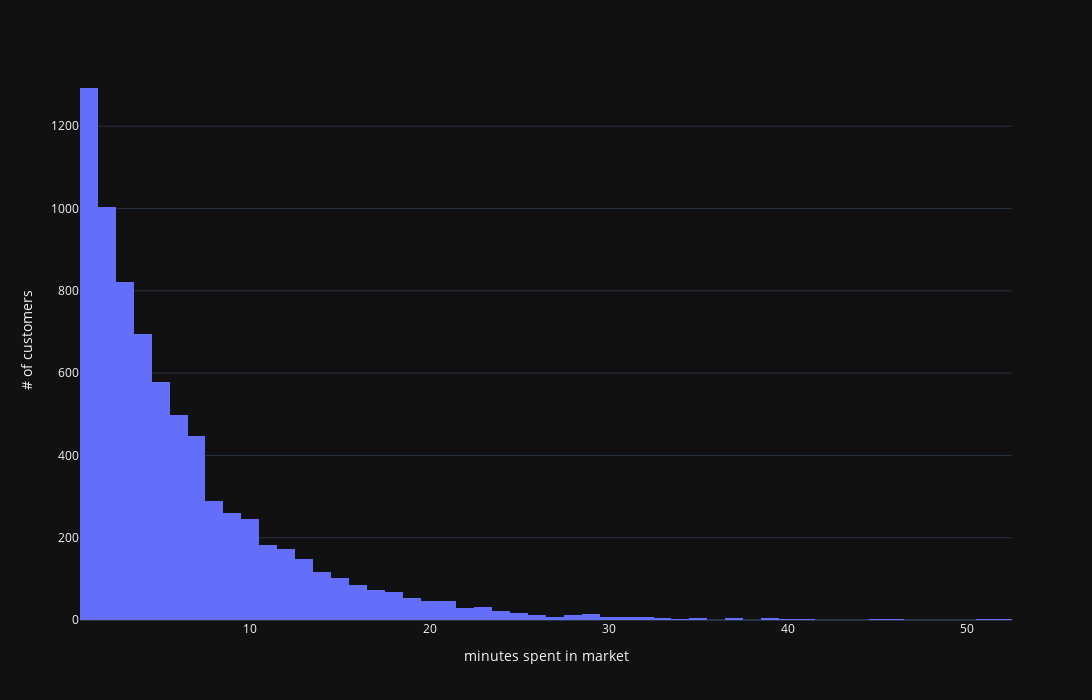

Notebook source saved alongside this figure:
### Markdown cell above
plot

### Code cell
fig = px.histogram(
    plotser,
    labels={
        "value": "minutes spent in market",
    },
    template='plotly_dark'
    )

fig.update_layout(showlegend=False, autosize=False, width=1400, height=700, yaxis_title="# of customers")

fig.show()

if not os.path.exists("../plots"):
    os.mkdir("../plots")

if not os.path.exists("../plots/time_spent.svg"):
    fig.write_image("../plots/time_spent.svg")

### Figure 1 — Plotly figure (JSON) as saved in the notebook; plotly's stock layout.template omitted (floating-point values rounded to 4 significant figures; data arrays with more than 128 entries replaced by an {"elided": "..."} marker saying what was removed)
{"data": [{"alignmentgroup": "True", "bingroup": "x", "hovertemplate": "variable=timestamp<br>minutes spent in market=%{x}<br>count=%{y}<extra></extra>", "legendgroup": "timestamp", "marker": {"color": "#636efa", "pattern": {"shape": ""}}, "name": "timestamp", "offsetgroup": "timestamp", "orientation": "v", "showlegend": true, "type": "histogram", "x": {"elided": "7436 int values"}, "xaxis": "x", "yaxis": "y"}], "layout": {"autosize": false, "barmode": "relative", "height": 700, "legend": {"title": {"text": "variable"}, "tracegroupgap": 0}, "margin": {"t": 60}, "showlegend": false, "width": 1400, "xaxis": {"anchor": "y", "domain": [0, 1], "title": {"text": "minutes spent in market"}}, "yaxis": {"anchor": "x", "domain": [0, 1], "title": {"text": "# of customers"}}}}
